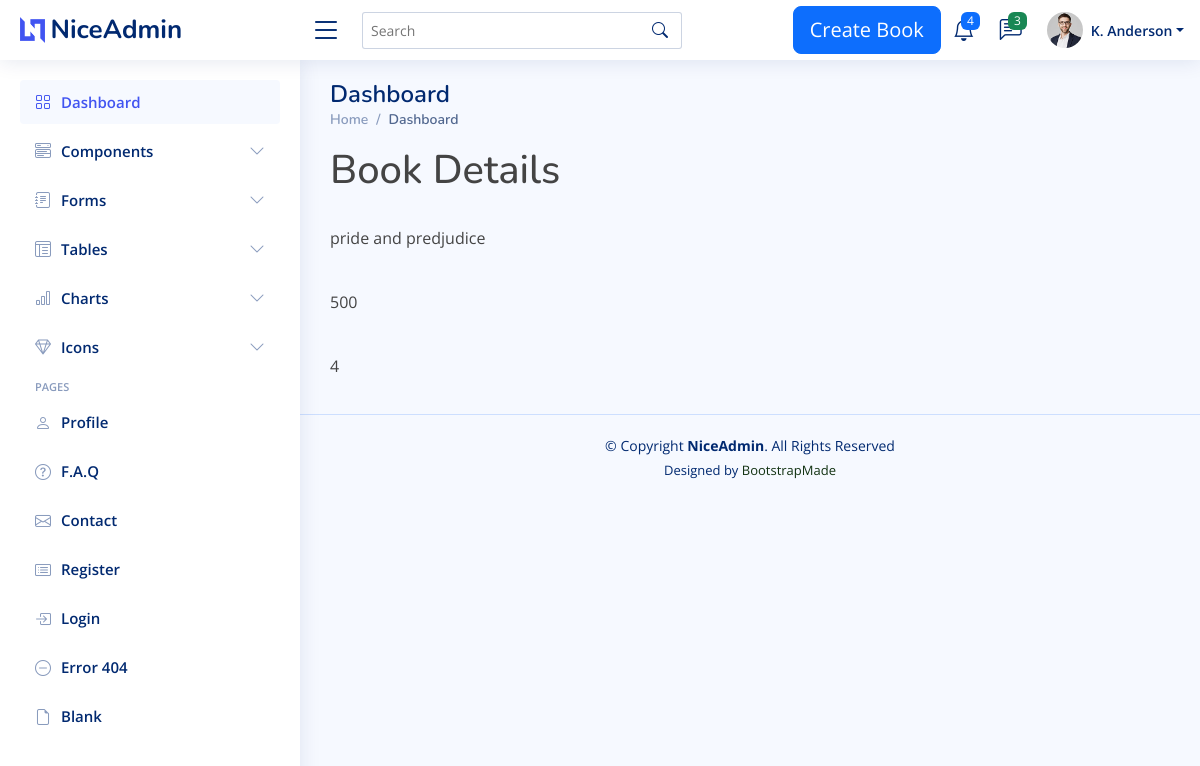
Page /details/1/ on the committed database.
### myapp/models.py (models this page shows, shortened)
class Book1(models.Model):
    title = models.CharField(max_length=200,null=True)
    price = models.IntegerField(null=True)
    image = models.ImageField(upload_to='bookmedia')
    quantity=models.IntegerField()
    author = models.ForeignKey(Author,on_delete=models.CASCADE)

### myapp/views.py (the view)
# urls.py: path('details/<int:book_id>/',views.detailsBook,name="details"),
def detailsBook(request, book_id):
    book = Book1.objects.get(id=book_id)
    return render(request, 'admin/details.html', {'book': book})

### templates/admin/details.html (shortened to what this page needs)
{% extends 'admin/base.html' %}
{% load static %}
{% block content %}
<h1>Book Details</h1>
<div>
    <div>
        <p class="card-text">{{ book.title }}</p>
        <p><br/>
            {{ book.price }}</p>
        <p><br/>
            {{ book.quantity }}</p>
    </div>
</div>
{% endblock %}

### static/assets/css/style.css (style rules this page uses)
:root { scroll-behavior: smooth; }
body { font-family: "Open Sans", sans-serif; background: #f6f9ff; color: #444444; }
h1, h2, h3, h4, h5, h6 { font-family: "Nunito", sans-serif; }

### rows in the picture
Book1: title "pride and predjudice", price "500", quantity "4"
